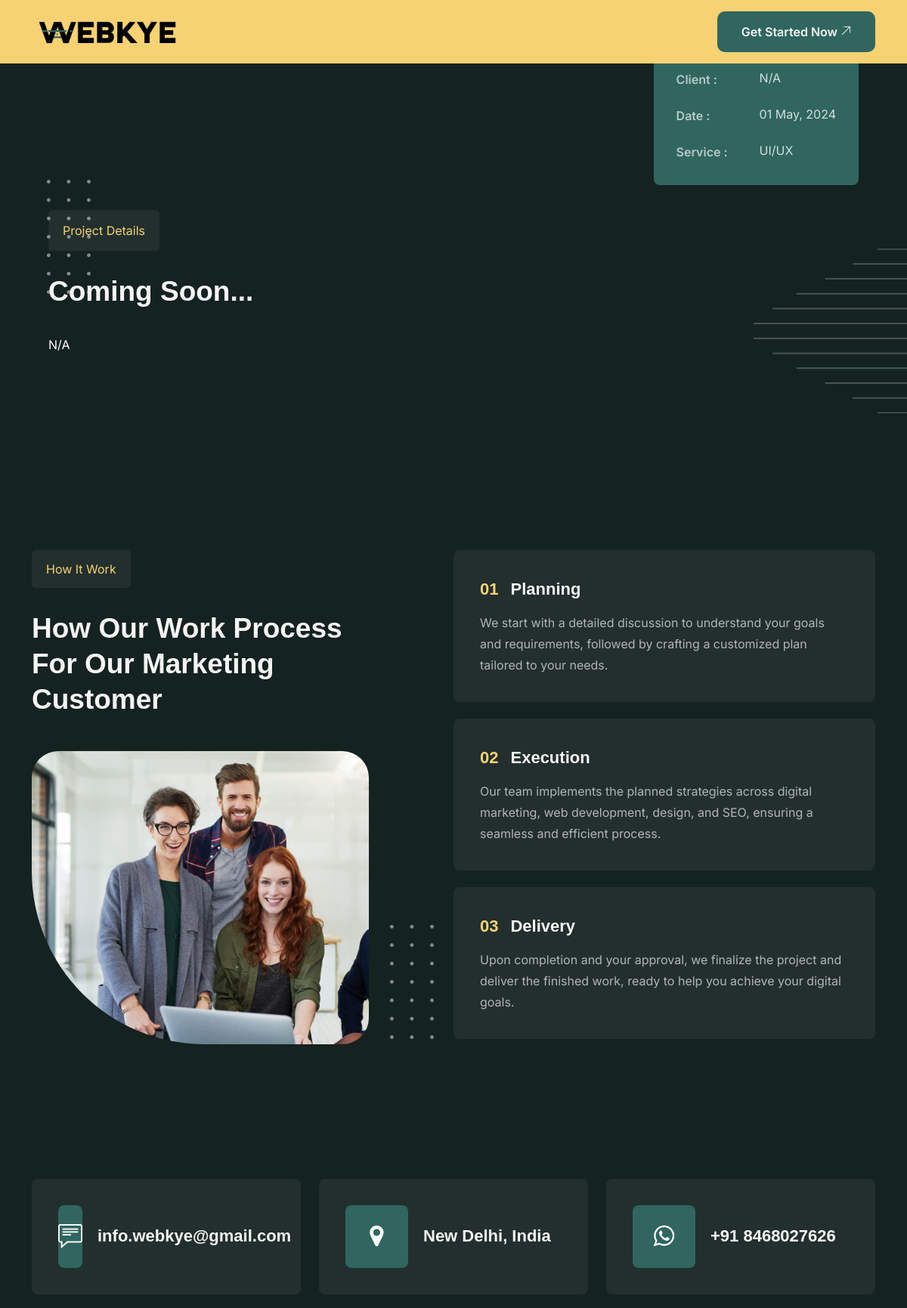
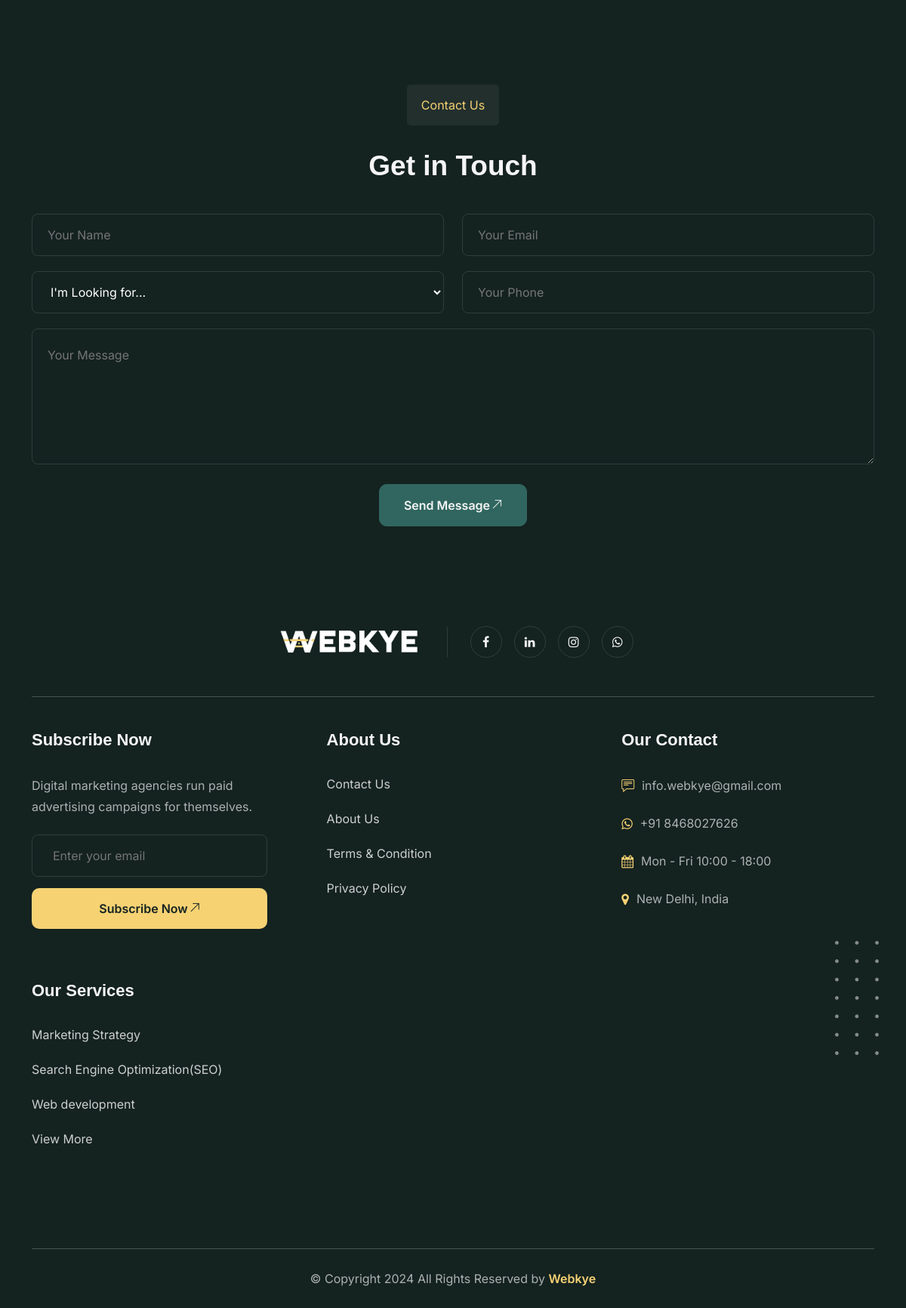
Screenshot of /project_details.php?project=coming-soon-portfolio with the database file from the repository (2 pictures, top to bottom).
### tables this page shows
CREATE TABLE `project` (
  `id` int(11) NOT NULL,
  `title` varchar(266) NOT NULL,
  `subtitle` varchar(266) NOT NULL,
  `short_desc` varchar(266) NOT NULL,
  `long_desc` text NOT NULL,
  `client` varchar(266) NOT NULL,
  `url` text NOT NULL,
  `cat` varchar(266) NOT NULL,
  `cover` text NOT NULL,
  `alt_text` varchar(266) NOT NULL,
  `banner` text NOT NULL,
  `banner_alt_text` varchar(266) NOT NULL,
  `date` date NOT NULL,
  `location` text NOT NULL,
  `seo_url` varchar(266) NOT NULL,
  `meta_title` varchar(266) NOT NULL,
  `meta_keywords` text NOT NULL,
  `meta_desc` text NOT NULL
);

### project_details.php (the view, shortened to what this page needs)
<?php
include ("includes/conn.php");
if (isset($_GET['project']) && $_GET['project'] != '') {
  $projectUrl = mysqli_real_escape_string($conn, $_GET['project']);
  $sqlcheck = mysqli_query($conn, "SELECT * FROM `project` WHERE `seo_url` = '$projectUrl'");
  if (mysqli_num_rows($sqlcheck) > 0) {
    $projectDetail = mysqli_fetch_assoc($sqlcheck);
  } else {
    header("Location: /portfolios");
    die();
  }
} else {
  header("Location: /portfolios");
  die();
}
?>
<!DOCTYPE html>
<html lang="en">
<head>
  <?php include ("includes/head.php") ?>
</head>
<body>
  <?php include ("includes/navbar.php") ?>
  <section class="project__details py__130">
    <div class="wapper">
      <div class="container">
        <div class="first__para">
          <div class="position-relative">
            <div class="info">
              <h3 class="t__22">Information</h3>
              <ul class="pt__30">
                <li>
                  <p>Client :</p> <span><?php echo $projectDetail['client'] ?></span>
                </li>
                <li>
                  <p>Date :</p> <span><?php echo date('d F, Y', strtotime($projectDetail['date'])); ?></span>
                </li>
                <li>
                  <p>Service :</p> <span><?php
                  if ($projectDetail['cat'] == 'UI/UX') {
                    echo "UI/UX";
                  } elseif ($projectDetail['cat'] == 'website') {
                    echo "Website Design & Development";
                  } elseif ($projectDetail['cat'] == 'graphic') {
                    echo "Graphic Designing";
                  } elseif ($projectDetail['cat'] == 'Videos') {
                    echo "Video Editing";
                  }
                  ?></span>
                </li>
              </ul>
            </div>
          </div>
          <div class="pt__40">
            <p class="transparent__btn">Project Details</p>
            <h4 class="t__40 pt__30"><?php echo $projectDetail['title'] ?></h4>
          </div>
          <div class="pt__35 text-white">
            <?php echo $projectDetail['long_desc'] ?>
          </div>
        </div>
      </div>
    </div>
    <div>
      <img src="assets/icons/rat_agal.png" alt="" class="rat__shap">
      <img src="assets/icons/dots.png" alt="" class="dots__shap">
    </div>
  </section>
  <section class="work_process work_process_3  py__130">
    <div class="container">
      <div class="wapper">
        <div>
          <div class="title__area">
            <div class="transparent__btn">How It Work</div>
            <h2 class="t__40 pt__30">How Our Work Process For Our Marketing Customer</h2>
          </div>
          <img src="assets/img/work_prc_bg.png" alt="" class="bg__img">
        </div>
        <div>
          <ul>
            <li>
              <h3 class="t__22 d-flex align-items-center gap-3">
                <span class="no">01</span><span>Planning </span>
              </h3>
              <p>
                We start with a detailed discussion to understand your goals and requirements,
                followed by crafting a customized plan tailored to your needs.
              </p>
            </li>
            <li>
              <h3 class="t__22 d-flex align-items-center gap-3">
                <span class="no">02</span><span>Execution</span>
              </h3>
              <p>
                Our team implements the planned strategies across digital marketing, web development, design,
                and SEO, ensuring a seamless and efficient process.
              </p>
            </li>
            <li>
              <h3 class="t__22 d-flex align-items-center gap-3">
                <span class="no">03</span><span>Delivery</span>
              </h3>
              <p>
                Upon completion and your approval, we finalize the project and deliver the
                finished work, ready to help you achieve your digital goals.
              </p>
            </li>
          </ul>
        </div>
      </div>
    </div>
    <div>
      <img src="assets/icons/dots.png" alt="" class="dots__shap">
    </div>
  </section>
  <div class="address py__130 pt-5">
    <div class="container">
      <div class="row">
        <div class="col-lg-4 com-md-6 mb-3 mb-sm-0">
          <div class="add__card">
            <div class="icon__box"> <i class="ti-comment-alt"></i> </div>
            <div>
              <p class="t__22">info.webkye@gmail.com</p>
            </div>
          </div>
        </div>
        <div class="col-lg-4 com-md-6 mb-3 mb-sm-0">
          <div class="add__card">
            <div class="icon__box"> <i class="fa fa-map-marker"></i> </div>
            <div>
              <p class="t__22">New Delhi, India</p>
            </div>
          </div>
        </div>
        <div class="col-lg-4 com-md-6 mb-3 mb-sm-0">
          <div class="add__card">
            <div class="icon__box"> <i class="fa fa-whatsapp"></i> </div>
            <div>
              <p class="t__22">+91 8468027626</p>
            </div>
          </div>
        </div>
      </div>
    </div>
  </div>
  <section class="contact  py__130 pt-0">
    <div class="container">
      <div class="text-center">
        <p class="transparent__btn">Contact Us</p>
        <h2 class="t__40 pt__30">Get in Touch</h2>
      </div>
      <div class="contact__form pt__40" id="contact-form">
        <form>
          <div class="row">
            <div class="col-md-6"> <input type="text" name="name" id="name" placeholder="Your Name" required> </div>
            <div class="col-md-6"> <input type="email" name="email" id="email" placeholder="Your Email" required> </div>
            <div class="col-md-6 mb-3 mb-sm-0">
              <select name="subject" id="subject" class="py-2 h-100" required>
                <option value="" selected disabled>I'm Looking for...</option>
              </select>
            </div>
            <div class="col-md-6"> <input type="number" name="phone" id="phone" placeholder="Your Phone" required>
            </div>
            <div class="col-12"> <textarea name="message" id="message" placeholder="Your Message" required></textarea>
            </div>
            <div class="d-flex justify-content-center">
              <button type="submit" name="submit" class="common__btn"> <span>Send Message </span> <i
                  class="ti-arrow-top-right"></i>
              </button>
            </div>
          </div>
        </form>
      </div>
    </div>
  </section>
  <?php include ("includes/footer.php") ?>
</body>
</html>

### assets/css/main.css (style rules this page uses)
:root { --body-clr: #142220; --main-clr: #30665F; --btn-clr: #F6D273; --primary-clr: #F5F5F5; --secondary-clr: #142220; --grayBlack-clr: #051F0D; --gry-clr: #6e6f75; --grayWhite-clr: #e3ece7; --pra-clr: #ffffffc9 }
body { font-family: "Inter", sans-serif; background-color: var(--body-clr); scroll-behavior: smooth }
h1, h2, h3, h4, h5, h6 { font-family: "Outfit", sans-serif; margin-bottom: 0 }
ul { list-style: none; margin: 0; padding: 0 }
p { color: rgba(255, 255, 255, .6509803922); line-height: 28px; font-weight: 400; margin-bottom: 0 }
.t__40 { font-size: 40px; color: var(--primary-clr); font-weight: 700; line-height: 52px }
@media (max-width: 1200px) { .t__40 { font-size: 37px; line-height: 47px } }
.t__22 { color: var(--primary-clr); font-size: 22px; font-family: "Outfit", sans-serif; font-weight: 700; line-height: 34px; display: inline-block }
.py__130 { padding: 130px 0 }
.pt__40 { padding-top: 40px }
.pt__30 { padding-top: 30px }
.pt__35 { padding-top: 35px }
.common__btn, .common__btn_yellow { outline: none; display: inline-flex; justify-content: space-between; align-items: center; border-radius: 10px; font-weight: 600; padding: 15px 32px; background-color: var(--main-clr); border: none; color: var(--primary-clr); transition: all .5s; position: relative; overflow: hidden; z-index: 10 }
.common__btn::after, .common__btn_yellow::after { content: ""; position: absolute; left: 0; bottom: 0; width: 0%; height: 100%; border-end-end-radius: 25px; border-start-end-radius: 25px; transform: scaleY(1.1); background-color: var(--btn-clr); transition: all 1s; z-index: -1 }
.transparent__btn { padding: 13px 19px; background-color: rgba(255, 255, 255, .06); color: var(--btn-clr); font-weight: 400; border-radius: 5px; display: inline-block }
.work_process { position: relative; background-color: rgba(255, 255, 255, .03) }
.work_process .wapper { display: grid; grid-template-columns: 40% 50%; justify-content: space-between; gap: 60px }
.work_process .wapper li { margin-bottom: 22px; background-color: rgba(255, 255, 255, .06); border-radius: 8px; padding: 35px }
.work_process .wapper li:last-child { margin-bottom: 0 }
.work_process .wapper li p { margin-top: 13px }
.work_process .wapper li .no { color: var(--btn-clr) }
.work_process .wapper .bg__img { border-radius: 35px; border-bottom-left-radius: 229px; margin-top: 45px; width: 100% }
.work_process .dots__shap { position: absolute; left: 56%; bottom: 15% }
.work_process_3 { background-color: var(--body-clr) }
.work_process_3 .dots__shap { left: 43% }
.project__details { position: relative }
.project__details .wapper { max-width: 1096px; margin: auto }
.project__details .first__para .info { position: absolute; background-color: var(--main-clr); padding: 30px; border-radius: 8px; right: 0; bottom: -30% }
.project__details .first__para .info ul li { display: grid; grid-template-columns: 110px 1fr; margin-bottom: 20px }
.project__details .first__para .info ul li:last-child { margin-bottom: 0 }
.project__details .first__para .info ul li p { font-weight: 600 }
.project__details .first__para .info ul li span { color: var(--pra-clr) }
.project__details .rat__shap { position: absolute; right: 0; bottom: 10% }
.project__details .dots__shap { position: absolute; top: 30%; left: 62px }
.address .add__card { background-color: rgba(255, 255, 255, .06); border-radius: 8px; padding: 35px; display: flex; align-items: center; gap: 20px }
.address .add__card .icon__box { border-radius: 8px; width: 83px; height: 83px; background-color: var(--main-clr); display: flex; align-items: center; justify-content: center }
.address .add__card .icon__box i { color: #fff; font-size: 32px }
.address .add__card .t__22 { display: block }
.contact { position: relative }
.contact .contact__form select option { background: #142220; color: #fff; }
.contact .contact__form input, .contact .contact__form select, .contact .contact__form textarea { width: 100%; border-radius: 8px; border: 1px solid rgba(255, 255, 255, .12); background-color: rgba(0, 0, 0, 0); padding: 22px 20px; outline: none; margin-bottom: 20px; max-height: 56px; color: #fff }
.contact .contact__form textarea { margin-bottom: 0; min-height: 180px }
.contact .contact__form .common__btn, .contact .contact__form .common__btn_yellow { background-color: var(--main-clr); border: 1px solid var(--main-clr); margin-top: 20px }

### rows the page displays
project: client "N/A", date "01 May, 2024", title "Coming Soon...", long_desc "N/A"
